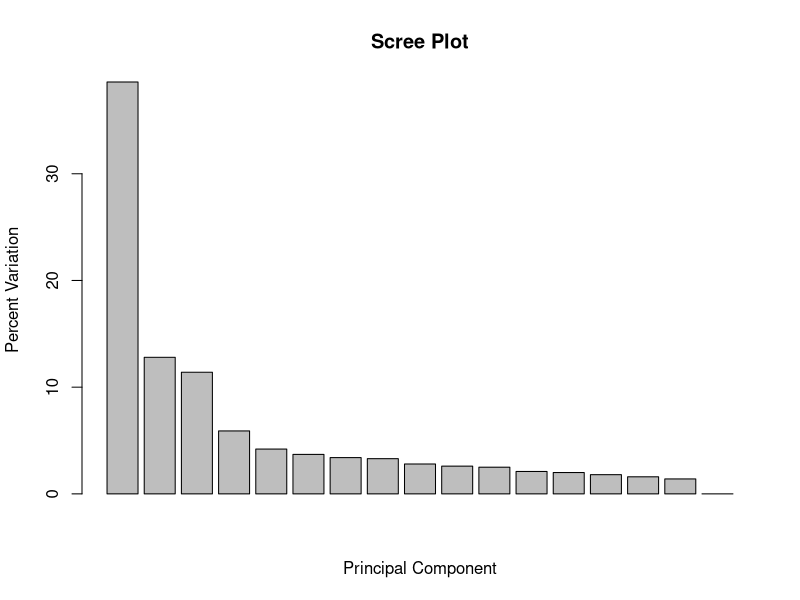
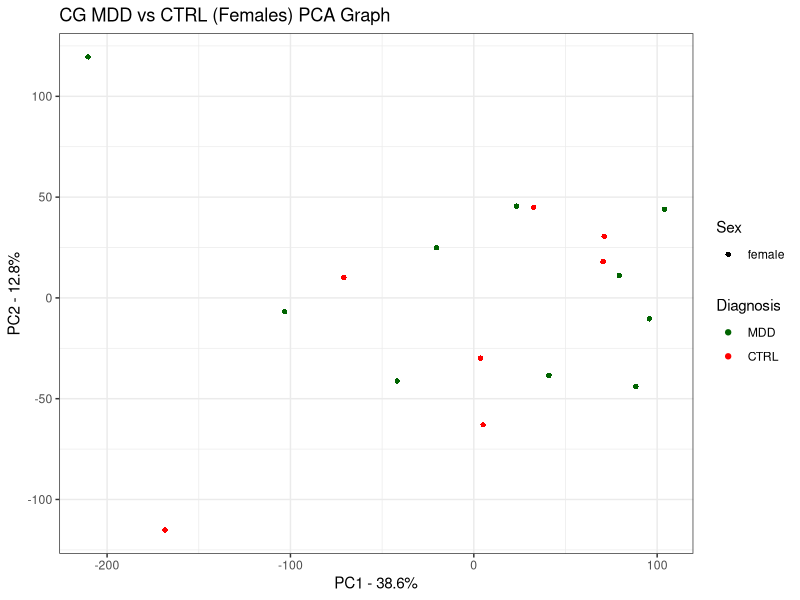

Reproduce these figures in R, in order.
library(tidyverse)

#Load CG metadata: Comparison MDD vs. CTRL for Females ------------------------
CG_metadata <- read_csv("data/GSE102556-CG-metadata.csv")
CG_count <-
  read_csv("Galaxy Count Matrix Mapped/CG/CG_Overall_Mapped_Final.csv") %>%
  column_to_rownames("Geneid")

mask <- rowSums(CG_count) > 48

CG_count_filtered <- CG_count[mask,]

#Select row and gender columns for further analysis
CG_metadata_truncated <- CG_metadata %>%
  dplyr::select(Run, gender, phenotype, medication, Cause_of_death) %>%
  column_to_rownames("Run") %>%
  as.matrix()

#Add this line if we want to filter by gender
cg_count_female <- CG_count_filtered[, CG_metadata_truncated[,1] == "female"]

#Extract principal components
pca = prcomp(t(cg_count_female), scale = TRUE)

pca.var <- pca$sdev^2
pca.var.per <- round(pca.var/sum(pca.var)*100, 1)

barplot(pca.var.per, main="Scree Plot", xlab="Principal Component", ylab="Percent Variation")

## now make a fancy looking plot that shows the PCs and the variation:
library(ggplot2)

pca.data <- data.frame(Sample=rownames(pca$x),
                       X=pca$x[,1],
                       Y=pca$x[,2],
                       Sex=CG_metadata$gender[CG_metadata$gender == "female"],
                       Diagnosis=CG_metadata$phenotype[CG_metadata$gender == "female"])
pca.data

#remove color in line 43 and scale on line 49 when filtering by gender
ggplot(data=pca.data, aes(x=X, y=Y, label=Sample, shape = Sex, color = Diagnosis)) +
  geom_point() +
  xlab(paste("PC1 - ", pca.var.per[1], "%", sep="")) +
  ylab(paste("PC2 - ", pca.var.per[2], "%", sep="")) +
  theme_bw() +
  ggtitle("CG MDD vs CTRL (Females) PCA Graph") +
  scale_color_manual(values = c("darkgreen", "red"), breaks = c("MDD", "CTRL"))

## get the name of the top 10 measurements (genes) that contribute
## most to pc1.
loading_scores <- pca$rotation[,1]
gene_scores <- abs(loading_scores) ## get the magnitudes
gene_score_ranked <- sort(gene_scores, decreasing=TRUE)
top_10_genes <- names(gene_score_ranked[1:10])

top_10_genes ## show the names of the top 10 genes

pca$rotation[top_10_genes,1] ## show the scores (and +/- sign)

